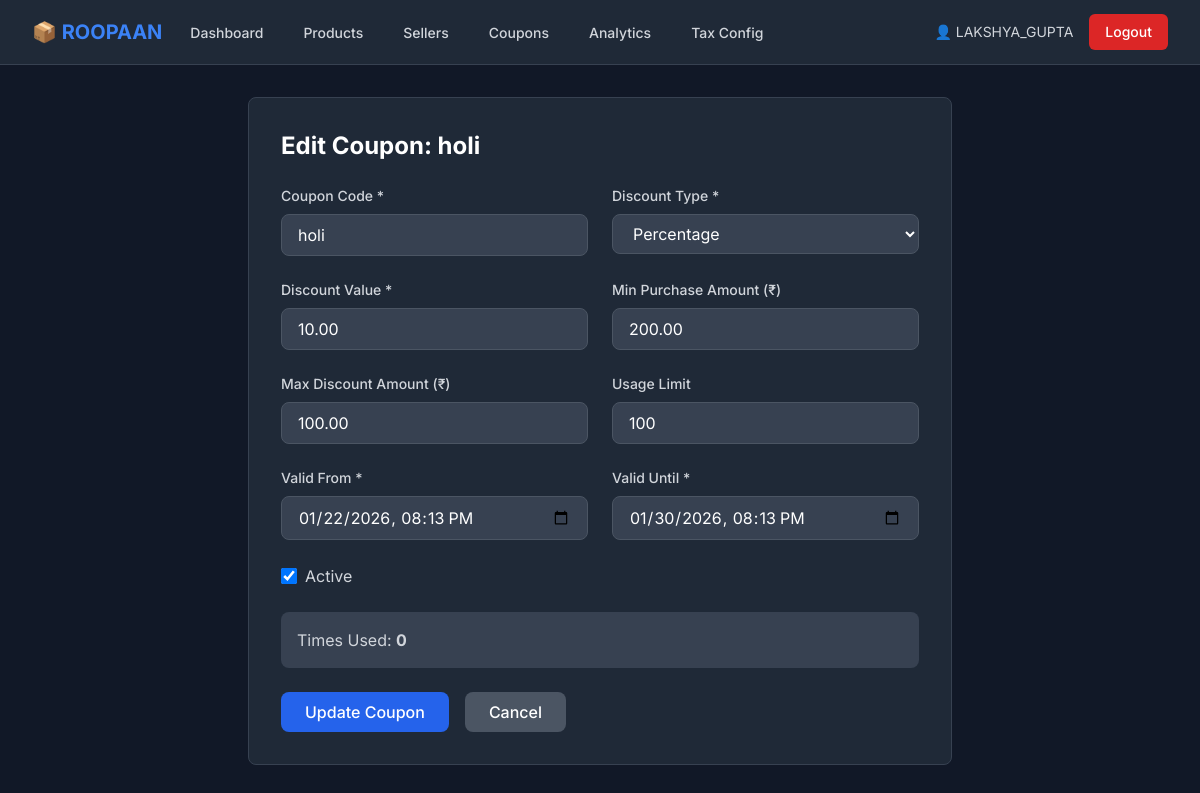
The app's page /inventory/coupons/edit/1/ (signed in), older data.
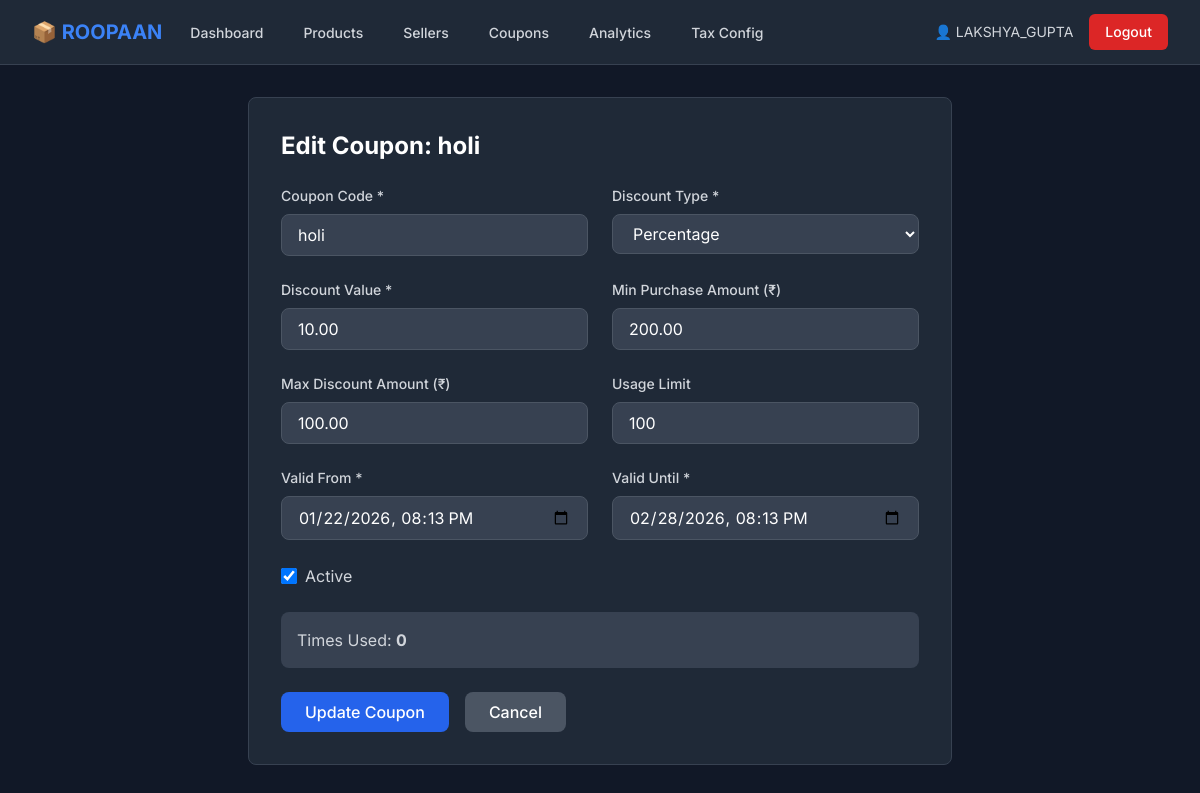
The same page, newer data.
### inventory/models.py (models this page shows, shortened)
class Coupon(models.Model):
    DISCOUNT_TYPE_CHOICES = [
        ('percentage', 'Percentage'),
        ('fixed', 'Fixed Amount'),
    ]
    code = models.CharField(max_length=50, unique=True)
    discount_type = models.CharField(max_length=20, choices=DISCOUNT_TYPE_CHOICES, default='percentage')
    discount_value = models.DecimalField(
        max_digits=10,
        decimal_places=2,
        validators=[MinValueValidator(Decimal('0.00'))]
    )
    min_purchase_amount = models.DecimalField(
        max_digits=10,
        decimal_places=2,
        default=0.00,
        validators=[MinValueValidator(Decimal('0.00'))]
    )
    max_discount_amount = models.DecimalField(
        max_digits=10,
        decimal_places=2,
        null=True,
        blank=True,
        validators=[MinValueValidator(Decimal('0.00'))]
    )
    is_active = models.BooleanField(default=True)
    valid_from = models.DateTimeField()
    valid_until = models.DateTimeField()
    usage_limit = models.IntegerField(null=True, blank=True)
    times_used = models.IntegerField(default=0)
    created_at = models.DateTimeField(auto_now_add=True)
    created_by = models.ForeignKey(User, on_delete=models.SET_NULL, null=True)

### inventory/views.py (the view)
# urls.py: path('coupons/edit/<int:coupon_id>/', views.edit_coupon, name='edit_coupon'),
@login_required
@user_passes_test(is_inventory_manager)
def edit_coupon(request, coupon_id):
    coupon = get_object_or_404(Coupon, id=coupon_id)
    if request.method == 'POST':
        form = CouponForm(request.POST, instance=coupon)
        if form.is_valid():
            form.save()
            messages.success(request, 'Coupon updated successfully!')
            return redirect('inventory:coupon_list')
    else:
        form = CouponForm(instance=coupon)
    return render(request, 'inventory/edit_coupon.html', {'form': form, 'coupon': coupon})

### inventory/views.py (called while the page is built)
def is_inventory_manager(user):
    return user.is_authenticated and user.user_type == 'inventory'

### templates/inventory/edit_coupon.html (shortened to what this page needs)
{% extends 'base.html' %}
{% block content %}
<div class="max-w-3xl mx-auto px-4 sm:px-6 lg:px-8 py-8">
    <div class="bg-gray-800 rounded-lg p-8 border border-gray-700">
        <h1 class="text-2xl font-bold text-white mb-6">Edit Coupon: {{ coupon.code }}</h1>
        <form method="POST" class="space-y-6">
            <div class="grid grid-cols-1 md:grid-cols-2 gap-6">
                <div>
                    <label class="block text-sm font-medium text-gray-300 mb-2">Coupon Code *</label>
                    {{ form.code }}
                </div>
                <div>
                    <label class="block text-sm font-medium text-gray-300 mb-2">Discount Type *</label>
                    {{ form.discount_type }}
                </div>
                <div>
                    <label class="block text-sm font-medium text-gray-300 mb-2">Discount Value *</label>
                    {{ form.discount_value }}
                </div>
                <div>
                    <label class="block text-sm font-medium text-gray-300 mb-2">Min Purchase Amount (₹)</label>
                    {{ form.min_purchase_amount }}
                </div>
                <div>
                    <label class="block text-sm font-medium text-gray-300 mb-2">Max Discount Amount (₹)</label>
                    {{ form.max_discount_amount }}
                </div>
                <div>
                    <label class="block text-sm font-medium text-gray-300 mb-2">Usage Limit</label>
                    {{ form.usage_limit }}
                </div>
                <div>
                    <label class="block text-sm font-medium text-gray-300 mb-2">Valid From *</label>
                    {{ form.valid_from }}
                </div>
                <div>
                    <label class="block text-sm font-medium text-gray-300 mb-2">Valid Until *</label>
                    {{ form.valid_until }}
                </div>
            </div>
            <div class="flex items-center">
                <label class="flex items-center cursor-pointer">
                    {{ form.is_active }}
                    <span class="ml-2 text-gray-300">Active</span>
                </label>
            </div>
            <div class="bg-gray-700 rounded-lg p-4">
                <p class="text-gray-300">Times Used: <span class="font-bold">{{ coupon.times_used }}</span></p>
            </div>
            <div class="flex gap-4">
                <button type="submit" class="bg-blue-600 hover:bg-blue-700 text-white font-medium py-2 px-6 rounded-lg">
                    Update Coupon
                </button>
                <a href="{% url 'inventory:coupon_list' %}" class="bg-gray-600 hover:bg-gray-700 text-white font-medium py-2 px-6 rounded-lg">
                    Cancel
                </a>
            </div>
        </form>
    </div>
</div>
{% endblock %}

Row changes from the older to the newer data that the page shows:
changed Coupon "holi": valid_until "01/30/2026 20:13" → "02/28/2026 20:13"
